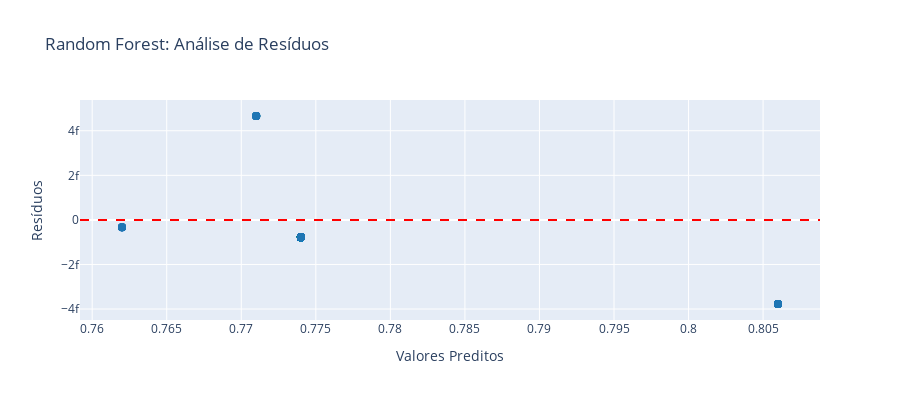

The notebook cell saved with this chart:
### Code cell
# Análise de resíduos do Random Forest
residuos_rf = y_test - y_test_pred_rf

fig_rf_resid = go.Figure()
fig_rf_resid.add_trace(go.Scatter(
    x=y_test_pred_rf,
    y=residuos_rf,
    mode='markers',
    marker=dict(size=8, color='rgba(31, 119, 180, 0.6)'),
    name='Resíduos'
))
fig_rf_resid.add_hline(y=0, line_dash='dash', line_color='red')
fig_rf_resid.update_layout(
    title='Random Forest: Análise de Resíduos',
    xaxis_title='Valores Preditos',
    yaxis_title='Resíduos',
    height=400
)
fig_rf_resid.show()

### Figure 1 — Plotly figure (JSON) as saved in the notebook; plotly's stock layout.template omitted (floating-point values rounded to 4 significant figures; data arrays with more than 128 entries replaced by an {"elided": "..."} marker saying what was removed)
{"data": [{"marker": {"color": "rgba(31, 119, 180, 0.6)", "size": 8}, "mode": "markers", "name": "Resíduos", "type": "scatter", "x": {"elided": "333 float values"}, "y": {"elided": "333 float values"}}], "layout": {"height": 400, "shapes": [{"line": {"color": "red", "dash": "dash"}, "type": "line", "x0": 0, "x1": 1, "xref": "x domain", "y0": 0, "y1": 0, "yref": "y"}], "title": {"text": "Random Forest: Análise de Resíduos"}, "xaxis": {"title": {"text": "Valores Preditos"}}, "yaxis": {"title": {"text": "Resíduos"}}}}
